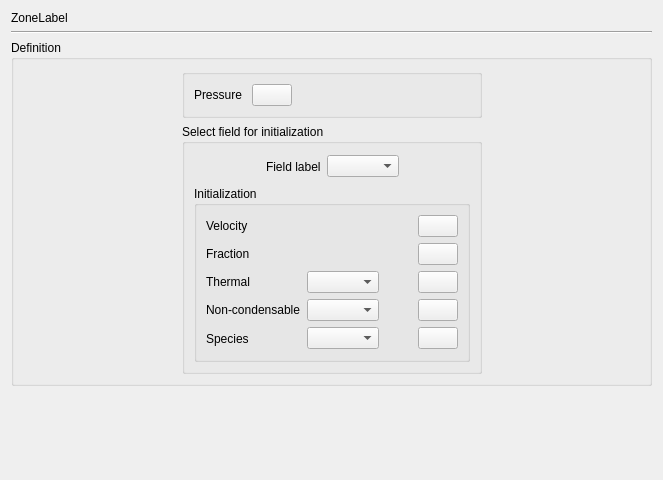
<?xml version="1.0" encoding="UTF-8"?>
<ui version="4.0">
 <class>MainFieldsInitialization</class>
 <widget class="QWidget" name="MainFieldsInitialization">
  <property name="geometry">
   <rect>
    <x>0</x>
    <y>0</y>
    <width>659</width>
    <height>480</height>
   </rect>
  </property>
  <property name="windowTitle">
   <string>Form</string>
  </property>
  <layout class="QGridLayout" name="gridLayout_6">
   <item row="0" column="0">
    <widget class="QLabel" name="zoneLabel">
     <property name="text">
      <string>ZoneLabel</string>
     </property>
    </widget>
   </item>
   <item row="2" column="0">
    <widget class="QGroupBox" name="groupBox">
     <property name="title">
      <string>Definition</string>
     </property>
     <layout class="QGridLayout" name="gridLayout_3">
      <item row="0" column="1" rowspan="2">
       <layout class="QVBoxLayout" name="verticalLayout">
        <item>
         <widget class="QGroupBox" name="groupBox_2">
          <property name="title">
           <string/>
          </property>
          <layout class="QGridLayout" name="gridLayout">
           <item row="0" column="0">
            <layout class="QHBoxLayout" name="horizontalLayout">
             <item>
              <widget class="QLabel" name="label_12">
               <property name="text">
                <string>Pressure </string>
               </property>
              </widget>
             </item>
             <item>
              <widget class="QPushButton" name="pushButtonPressure">
               <property name="text">
                <string/>
               </property>
               <property name="icon">
                <iconset>
                 <normaloff>:/new/prefix1/icons/22x22/edit-find-replace.png</normaloff>:/new/prefix1/icons/22x22/edit-find-replace.png</iconset>
               </property>
               <property name="iconSize">
                <size>
                 <width>22</width>
                 <height>22</height>
                </size>
               </property>
              </widget>
             </item>
             <item>
              <spacer name="horizontalSpacer_4">
               <property name="orientation">
                <enum>Qt::Horizontal</enum>
               </property>
               <property name="sizeHint" stdset="0">
                <size>
                 <width>13</width>
                 <height>20</height>
                </size>
               </property>
              </spacer>
             </item>
            </layout>
           </item>
          </layout>
         </widget>
        </item>
        <item>
         <widget class="QGroupBox" name="groupBoxDefinition">
          <property name="title">
           <string>Select field for initialization</string>
          </property>
          <layout class="QGridLayout" name="gridLayout_2">
           <item row="0" column="0">
            <layout class="QHBoxLayout" name="horizontalLayout_12">
             <item>
              <spacer name="horizontalSpacer_2">
               <property name="orientation">
                <enum>Qt::Horizontal</enum>
               </property>
               <property name="sizeHint" stdset="0">
                <size>
                 <width>13</width>
                 <height>25</height>
                </size>
               </property>
              </spacer>
             </item>
             <item>
              <widget class="QLabel" name="label_9">
               <property name="text">
                <string>Field label</string>
               </property>
              </widget>
             </item>
             <item>
              <widget class="QComboBox" name="comboBoxField"/>
             </item>
             <item>
              <spacer name="horizontalSpacer_5">
               <property name="orientation">
                <enum>Qt::Horizontal</enum>
               </property>
               <property name="sizeHint" stdset="0">
                <size>
                 <width>13</width>
                 <height>27</height>
                </size>
               </property>
              </spacer>
             </item>
            </layout>
           </item>
           <item row="1" column="0">
            <widget class="QGroupBox" name="groupBoxZone">
             <property name="title">
              <string>Initialization</string>
             </property>
             <layout class="QGridLayout" name="gridLayout_5">
              <item row="0" column="0">
               <layout class="QGridLayout" name="gridLayout_4">
                <item row="0" column="0">
                 <widget class="QLabel" name="labelVelocity">
                  <property name="text">
                   <string>Velocity</string>
                  </property>
                 </widget>
                </item>
                <item row="0" column="1" colspan="4">
                 <spacer name="spacer_5">
                  <property name="orientation">
                   <enum>Qt::Horizontal</enum>
                  </property>
                  <property name="sizeHint" stdset="0">
                   <size>
                    <width>138</width>
                    <height>20</height>
                   </size>
                  </property>
                 </spacer>
                </item>
                <item row="0" column="5">
                 <widget class="QPushButton" name="pushButtonVelocity">
                  <property name="text">
                   <string/>
                  </property>
                  <property name="icon">
                   <iconset>
                    <normaloff>:/new/prefix1/icons/22x22/edit-find-replace.png</normaloff>:/new/prefix1/icons/22x22/edit-find-replace.png</iconset>
                  </property>
                  <property name="iconSize">
                   <size>
                    <width>22</width>
                    <height>22</height>
                   </size>
                  </property>
                 </widget>
                </item>
                <item row="1" column="0" colspan="2">
                 <widget class="QLabel" name="labelFraction">
                  <property name="text">
                   <string>Fraction</string>
                  </property>
                 </widget>
                </item>
                <item row="1" column="2" colspan="3">
                 <spacer name="spacer_6">
                  <property name="orientation">
                   <enum>Qt::Horizontal</enum>
                  </property>
                  <property name="sizeHint" stdset="0">
                   <size>
                    <width>138</width>
                    <height>20</height>
                   </size>
                  </property>
                 </spacer>
                </item>
                <item row="1" column="5">
                 <widget class="QPushButton" name="pushButtonFraction">
                  <property name="text">
                   <string/>
                  </property>
                  <property name="icon">
                   <iconset>
                    <normaloff>:/new/prefix1/icons/22x22/edit-find-replace.png</normaloff>:/new/prefix1/icons/22x22/edit-find-replace.png</iconset>
                  </property>
                  <property name="iconSize">
                   <size>
                    <width>22</width>
                    <height>22</height>
                   </size>
                  </property>
                 </widget>
                </item>
                <item row="2" column="0">
                 <widget class="QLabel" name="labelEnergy">
                  <property name="text">
                   <string>Thermal</string>
                  </property>
                 </widget>
                </item>
                <item row="2" column="2">
                 <spacer>
                  <property name="orientation">
                   <enum>Qt::Horizontal</enum>
                  </property>
                  <property name="sizeHint" stdset="0">
                   <size>
                    <width>3</width>
                    <height>17</height>
                   </size>
                  </property>
                 </spacer>
                </item>
                <item row="2" column="3">
                 <widget class="QComboBox" name="comboBoxEnergy"/>
                </item>
                <item row="2" column="4">
                 <spacer name="spacer_4">
                  <property name="orientation">
                   <enum>Qt::Horizontal</enum>
                  </property>
                  <property name="sizeHint" stdset="0">
                   <size>
                    <width>13</width>
                    <height>20</height>
                   </size>
                  </property>
                 </spacer>
                </item>
                <item row="2" column="5">
                 <widget class="QPushButton" name="pushButtonEnergy">
                  <property name="text">
                   <string/>
                  </property>
                  <property name="icon">
                   <iconset>
                    <normaloff>:/new/prefix1/icons/22x22/edit-find-replace.png</normaloff>:/new/prefix1/icons/22x22/edit-find-replace.png</iconset>
                  </property>
                  <property name="iconSize">
                   <size>
                    <width>22</width>
                    <height>22</height>
                   </size>
                  </property>
                 </widget>
                </item>
                <item row="3" column="0" colspan="3">
                 <widget class="QLabel" name="labelNonCondensable">
                  <property name="text">
                   <string>Non-condensable</string>
                  </property>
                 </widget>
                </item>
                <item row="3" column="3">
                 <widget class="QComboBox" name="comboBoxNonCondensable"/>
                </item>
                <item row="3" column="4">
                 <spacer name="spacer_7">
                  <property name="orientation">
                   <enum>Qt::Horizontal</enum>
                  </property>
                  <property name="sizeHint" stdset="0">
                   <size>
                    <width>13</width>
                    <height>20</height>
                   </size>
                  </property>
                 </spacer>
                </item>
                <item row="3" column="5">
                 <widget class="QPushButton" name="pushButtonNonCondensable">
                  <property name="text">
                   <string/>
                  </property>
                  <property name="icon">
                   <iconset>
                    <normaloff>:/new/prefix1/icons/22x22/edit-find-replace.png</normaloff>:/new/prefix1/icons/22x22/edit-find-replace.png</iconset>
                  </property>
                  <property name="iconSize">
                   <size>
                    <width>22</width>
                    <height>22</height>
                   </size>
                  </property>
                 </widget>
                </item>
                <item row="4" column="0">
                 <widget class="QLabel" name="labelScalar">
                  <property name="text">
                   <string>Species</string>
                  </property>
                 </widget>
                </item>
                <item row="4" column="2">
                 <spacer name="spacer_2">
                  <property name="orientation">
                   <enum>Qt::Horizontal</enum>
                  </property>
                  <property name="sizeHint" stdset="0">
                   <size>
                    <width>22</width>
                    <height>23</height>
                   </size>
                  </property>
                 </spacer>
                </item>
                <item row="4" column="3">
                 <widget class="QComboBox" name="comboBoxScalar"/>
                </item>
                <item row="4" column="4">
                 <spacer>
                  <property name="orientation">
                   <enum>Qt::Horizontal</enum>
                  </property>
                  <property name="sizeHint" stdset="0">
                   <size>
                    <width>17</width>
                    <height>20</height>
                   </size>
                  </property>
                 </spacer>
                </item>
                <item row="4" column="5">
                 <widget class="QPushButton" name="pushButtonScalar">
                  <property name="text">
                   <string/>
                  </property>
                  <property name="icon">
                   <iconset>
                    <normaloff>:/new/prefix1/icons/22x22/edit-find-replace.png</normaloff>:/new/prefix1/icons/22x22/edit-find-replace.png</iconset>
                  </property>
                  <property name="iconSize">
                   <size>
                    <width>22</width>
                    <height>22</height>
                   </size>
                  </property>
                 </widget>
                </item>
               </layout>
              </item>
             </layout>
            </widget>
           </item>
          </layout>
         </widget>
        </item>
       </layout>
      </item>
      <item row="0" column="2">
       <spacer name="horizontalSpacer_3">
        <property name="orientation">
         <enum>Qt::Horizontal</enum>
        </property>
        <property name="sizeHint" stdset="0">
         <size>
          <width>106</width>
          <height>20</height>
         </size>
        </property>
       </spacer>
      </item>
      <item row="1" column="0">
       <spacer name="horizontalSpacer">
        <property name="orientation">
         <enum>Qt::Horizontal</enum>
        </property>
        <property name="sizeHint" stdset="0">
         <size>
          <width>107</width>
          <height>20</height>
         </size>
        </property>
       </spacer>
      </item>
     </layout>
    </widget>
   </item>
   <item row="3" column="0">
    <spacer>
     <property name="orientation">
      <enum>Qt::Vertical</enum>
     </property>
     <property name="sizeHint" stdset="0">
      <size>
       <width>641</width>
       <height>16</height>
      </size>
     </property>
    </spacer>
   </item>
   <item row="1" column="0">
    <widget class="Line" name="line">
     <property name="orientation">
      <enum>Qt::Horizontal</enum>
     </property>
    </widget>
   </item>
  </layout>
 </widget>
 <resources/>
 <connections/>
</ui>
